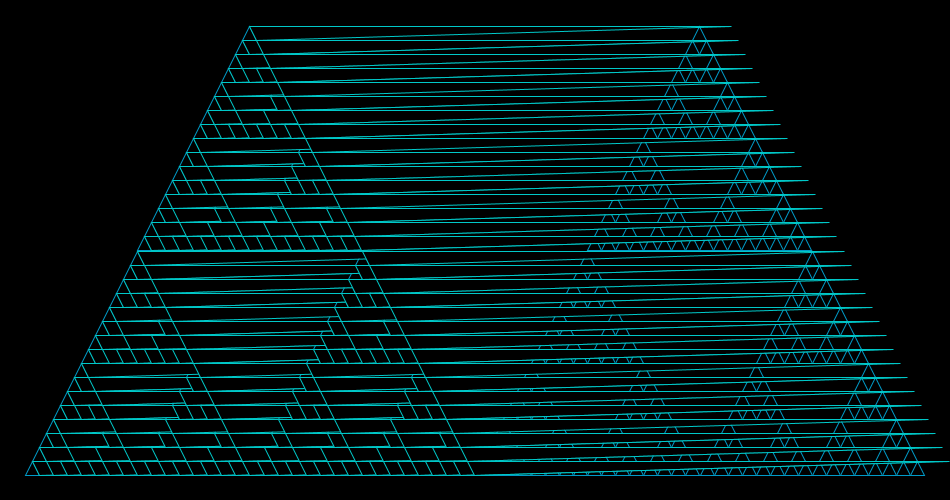
Frame 1 (no input)
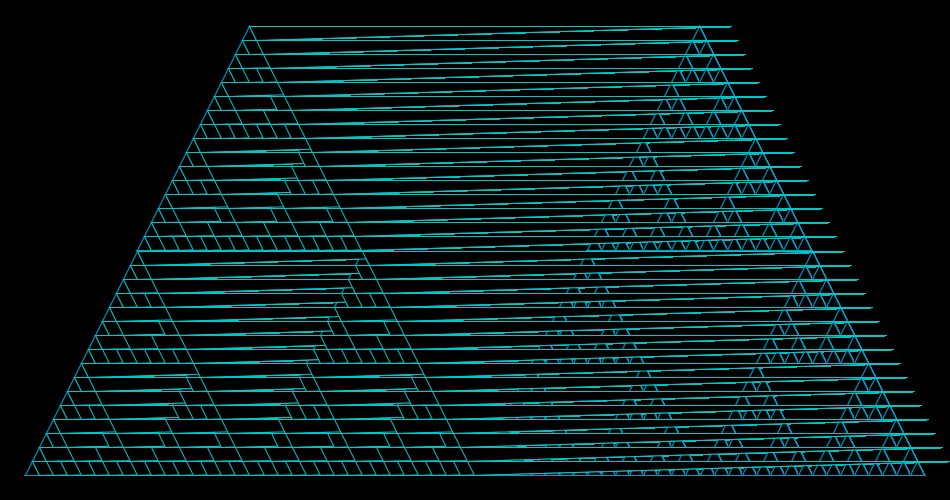
Frame 60 (the mouse pressed at the canvas centre just before this capture)
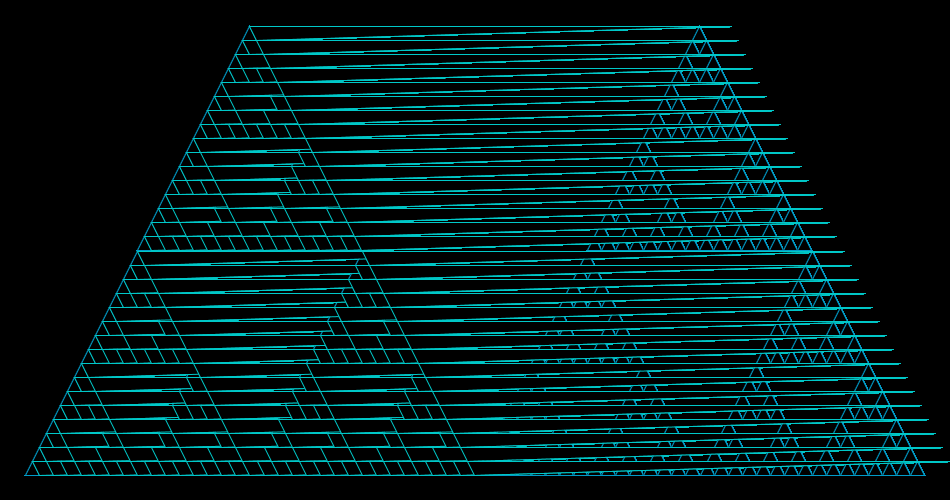
Frame 120 (the mouse held since frame 60 and released just before this capture)

The Processing sketch that drew these frames (run headless with seeded random() and noise(); from frame 60 on, the mouse is pressed at the canvas centre):

// Processing sketch: sierpinskiRecursion
// ── sierpinskiRecursion.pde
int len=450;

public void setup() {
size(950, 500);
background(0);
}
public void draw() {
sierpinski(25, 475, len);
sierpinski(475,475 , len);
fsierpinski(25,475 , len);
}

public void sierpinski(int x, int y, int len) {
stroke(0, 155, 200);
fill(0);
if (len<=20) {
triangle(x+len/2, y-len, x, y, x+len, y);
//rect(x, y, len, len);
} else {
sierpinski(x, y, len/2);
sierpinski(x+len/2, y, len/2);
sierpinski(x+len/4, y-len/2, len/2);
}
}
public void fsierpinski(int x, int y, int len) {
stroke(0, 200, 200);
fill(0);
if (len<=20) {
triangle(x+len/2, y-len,  x+len, y, x+len+475,y-len);
//rect(x, y, len, len);
} else {
fsierpinski(x, y, len/2);
fsierpinski(x+len/2, y, len/2);
fsierpinski(x+len/4, y-len/2, len/2);
}
}

public void mouseClicked() {
len++;
}
